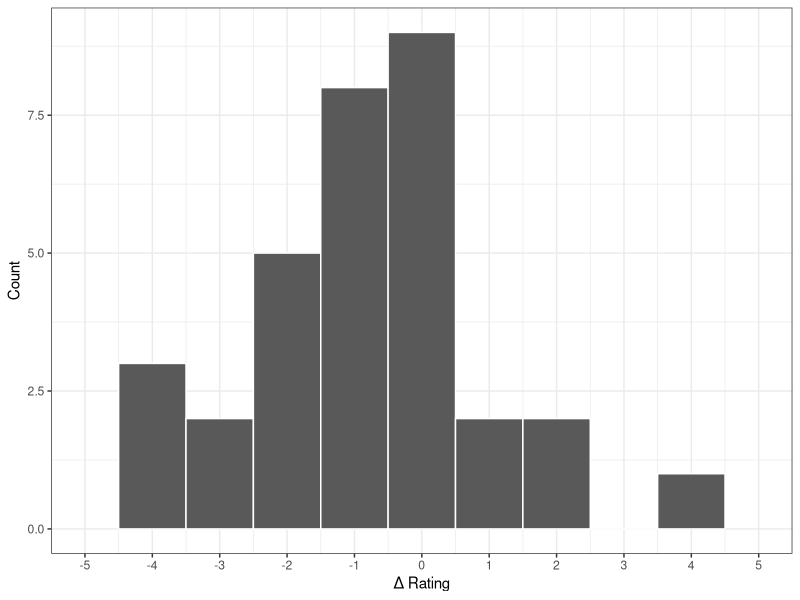

Write R code to recreate this figure.
library(ggplot2)
library(tidyverse)

data <- read_csv("rating-change.csv") %>%
  filter(Construction == "WAY")

ggplot(data, aes(Diff)) +
  geom_histogram(col = "white",
                 binwidth = 1)+
  scale_x_continuous(breaks=seq(-5, 5), limits=c(-5, 5)) +
  xlab("Δ Rating") +
  ylab("Count") +
  theme_bw()
  
